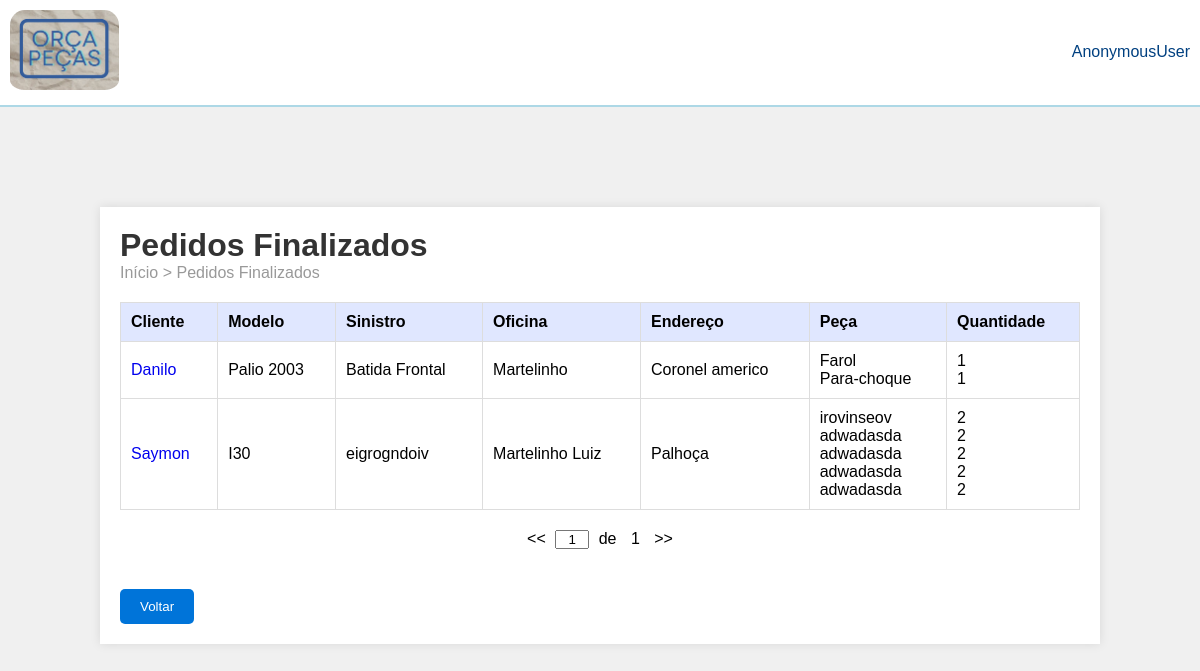
/finalizados/, run on the app's committed database.
### orcaPecas/models.py (models this page shows, shortened)
class Orcamento(models.Model):
    criador = models.ForeignKey(User, on_delete=models.CASCADE)
    nome = models.CharField(max_length=100)
    modelo = models.CharField(max_length=100)
    placa = models.CharField(max_length=100)
    data_criacao = models.DateTimeField(auto_now_add=True)
    oficina_entrega_nome = models.CharField(max_length=100)
    oficina_entrega_endereco = models.TextField()
    status = models.CharField(max_length=27, default='Pendente')
    comentarios_cliente = models.TextField(blank=True, null=True)
    comentarios_fornecedor = models.TextField(blank=True, null=True)
    prazo_entrega = models.DateField(blank=True, null=True)
    valor_total = models.DecimalField(max_digits=10, decimal_places=2, blank=True, null=True)
    itens_orcamento = models.JSONField(default=list)

### orcaPecas/views.py (the view)
# urls.py: path('finalizados/', views.orcamentos_finalizados, name='finalizados'),
def orcamentos_finalizados(request):
    orcamentos = Orcamento.objects.filter(status='Aprovado')
    return render(request, 'pages/finalizados.html', {'orcamentos': orcamentos})

### orcaPecas/templates/pages/finalizados.html (shortened to what this page needs)
{% load static %}
<!DOCTYPE html>
<html lang="en">
<head>
    <link rel="stylesheet" href="{% static 'css/style_orcamento.css' %}" />
</head>
<body>
  <header>
    <img src="{% static 'images/logoOrcaPecas.PNG' %}" alt="Logo" />
    <span class="user-name">{{ user }}</span>
  </header>
  <div class="container">
    <h1>Pedidos Finalizados</h1>
    <div class="breadcrumb">Início > Pedidos Finalizados</div>
    <div class="table-container">
    <table>
        <thead>
          <th>Cliente</th>
          <th>Modelo</th>
          <th>Sinistro</th>
          <th>Oficina</th>
          <th>Endereço</th>
          <th>Peça</th>
          <th>Quantidade</th>
        </thead>
        <tbody>
            {% for orcamento in orcamentos %}
          <tr>
            <td>
                <a href="{%url 'finalizados2' orcamento.id %}">{{orcamento.nome}}</a>
            </td>
            <td>{{orcamento.modelo}}</td>
            <td>{{orcamento.comentarios_cliente}}</td>
            <td>{{orcamento.oficina_entrega_nome}}</td>
            <td>{{orcamento.oficina_entrega_endereco}}</td>
             <td>
                    {% for item in orcamento.itens_orcamento %}
                        {{item.peca}}<br>
                    {% endfor %}
                </td>
             <td>
                    {% for item in orcamento.itens_orcamento %}
                        {{item.quantidade}}<br>
                    {% endfor %}
                </td>
          </tr>
          {% endfor %}
        </tbody>
      </table>
    </div>
    <div class="pagination">
        <span>&lt;&lt;</span>
        <input type="text" value="1">
        <span>de</span>
        <span>1</span>
        <span>&gt;&gt;</span>
    </div>
    <a href="{% url 'index' %}"><button
            type="button"
            class="btn-back"
          >Voltar</button></a>
  </div>
</body>
</html>

### templates/static/css/style_orcamento.css (style rules this page uses)
* { margin: 0; padding: 0; list-style: none; text-decoration: none; font-family: Arial, Helvetica, sans-serif; }
header { display: flex; justify-content: space-between; align-items: center; background-color: white; border-bottom: 2px solid #add8e6; padding: 10px; }
header img { max-height: 80px; padding-bottom: 5px; border-radius: 15px; }
.user-name { color: #004080; }
body { font-family: Arial, sans-serif; background-color: #f0f0f0; margin: 0; padding: 0; }
.container { width: 80%; margin: 100px auto; padding: 20px; background-color: white; box-shadow: 0 0 10px rgba(0, 0, 0, 0.1); }
h1 { color: #333; }
.breadcrumb { color: #999; margin-bottom: 20px; }
.table-container { overflow-x: auto; }
table { width: 100%; border-collapse: collapse; margin-bottom: 20px; }
th, td { padding: 10px; border: 1px solid #ddd; text-align: left; }
th { background-color: #e0e7ff; }
.pagination { text-align: center; margin-bottom: 20px; }
.pagination span { margin: 0 5px; cursor: pointer; }
.pagination input { width: 30px; text-align: center; }
button { text-align: center; margin-top: 20px; }
button { padding: 10px 20px; background-color: #0074d9; color: #fff; border: none; border-radius: 5px; cursor: pointer; margin-right: 10px; }

### data on the page
Orcamento: nome "Danilo", modelo "Palio 2003", comentarios_cliente "Batida Frontal", oficina_entrega_nome "Martelinho", oficina_entrega_endereco "Coronel americo", peca "Farol" "Para-choque", quantidade "1" "1"
Orcamento: nome "Saymon", modelo "I30", comentarios_cliente "eigrogndoiv", oficina_entrega_nome "Martelinho Luiz", oficina_entrega_endereco "Palhoça", peca "irovinseov" "adwadasda" "adwadasda" "adwadasda" "adwadasda", quantidade "2" "2" "2" "2" "2"

### other printed values
{{ user }} "AnonymousUser"
